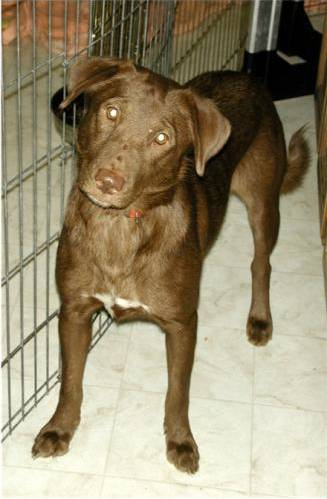
#> input picture Lab3/dog.1.jpg, 327 x 499 px
$ jupyter execute Task2.ipynb
#> lines starting #> are read from the running program, lines starting #| are printed output that depends on the picture
[cell 1]
#Task2:

# 1:Negative

import cv2
import matplotlib.pyplot as plt

# Load the original image
original_image = cv2.imread("dog.1.jpg", 0)
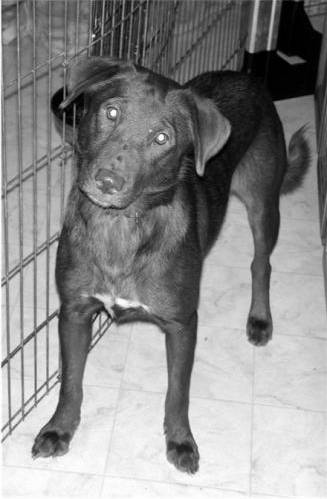
#> original_image: shape (499, 327); min 0, max 255, mean 139.2

# Perform the negative transformation
negative_image = 256 - 1 - original_image
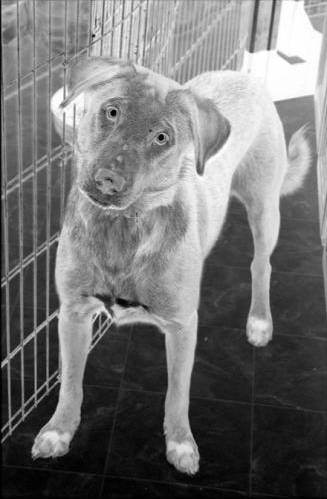
#> negative_image: shape (499, 327); min 0, max 255, mean 115.8

# Display the original and negative images side by side
plt.figure(figsize=(10, 5))  # Create a figure with a specified size
plt.subplot(1, 2, 1)  # Subplot for the original image
plt.imshow(cv2.cvtColor(original_image, cv2.COLOR_BGR2RGB))
plt.title("Original Image")
plt.axis('off')  # Turn off axis labels

plt.subplot(1, 2, 2)  # Subplot for the negative image
plt.imshow(cv2.cvtColor(negative_image, cv2.COLOR_BGR2RGB))
plt.title("Negative Image")
plt.axis('off')

plt.show()  # Show the figure with both images
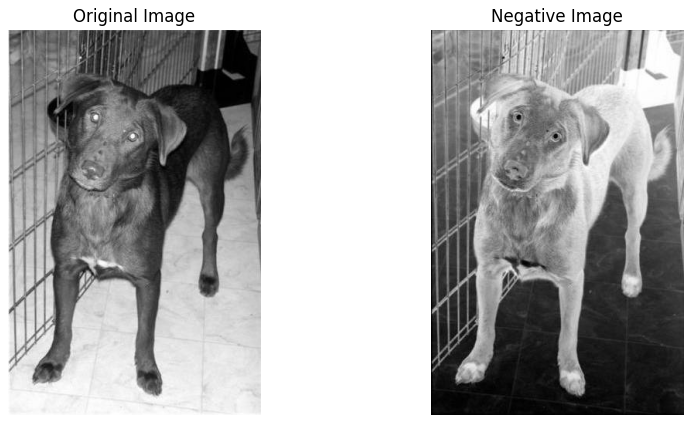
#> figure drawn by matplotlib, 2 panels

[cell 2]
# 2: Log with
import numpy as np

# Load an image
image = cv2.imread('dog.1.jpg', cv2.IMREAD_GRAYSCALE)
# Log Transformation
c = 123
log_transformed = c * (np.log(image + 1))
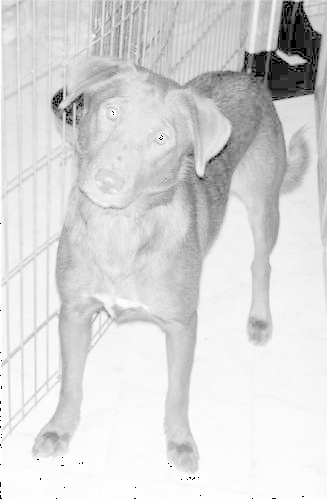
#> log_transformed: shape (499, 327) float16; 0.05% of the values are NaN or infinite; the others: min 0, max 682, mean 578.5; drawn with min black, max white, NaN and infinite black

# Convert to 8-bit unsigned integer format
log_transformed = np.uint8(log_transformed)
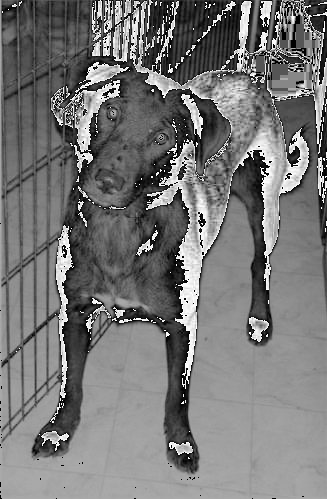
#> log_transformed: shape (499, 327); min 0, max 255, mean 118.4

# Display the original and negative images side by side
plt.figure(figsize=(10, 5))  # Create a figure with a specified size
plt.subplot(1, 2, 1)  # Subplot for the original image
plt.imshow(cv2.cvtColor(image, cv2.COLOR_BGR2RGB))
plt.title("Original Image")
plt.axis('off')  # Turn off axis labels

plt.subplot(1, 2, 2)
plt.imshow(cv2.cvtColor(log_transformed, cv2.COLOR_BGR2RGB))
plt.title("log_transformed")
plt.axis('off')
plt.show()
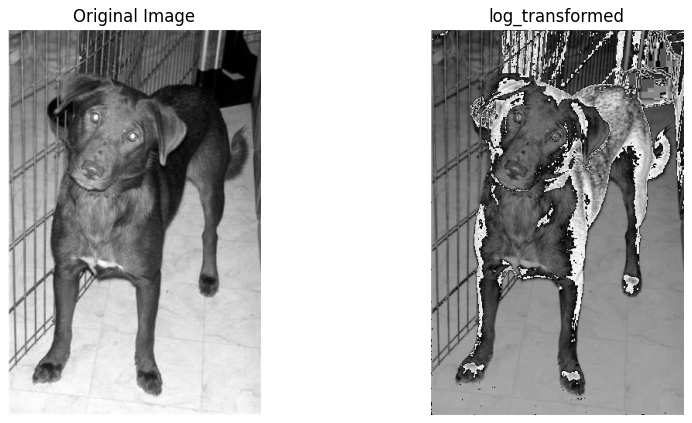
#> figure drawn by matplotlib, 2 panels

[cell 3]
# 3:Power law

# Read an image
image = cv2.imread('dog.1.jpg', cv2.IMREAD_GRAYSCALE)

# Apply gamma correction (e.g., gamma = 1.5)
gamma = 2

adjusted_image = np.power(image / 255.0, gamma) * 255.0
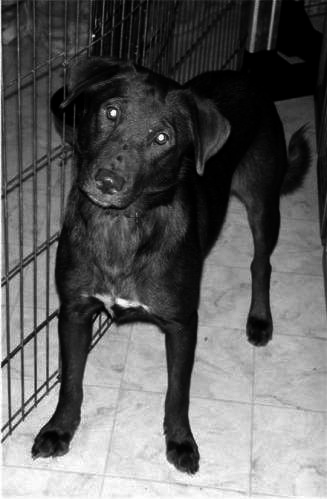
#> adjusted_image: shape (499, 327) float64; min 0, max 255, mean 96.7
adjusted_image = adjusted_image.astype(np.uint8)

plt.figure(figsize=(10, 5))  # Create a figure with a specified size
plt.subplot(1, 2, 2)  # Subplot for the original image
plt.imshow(cv2.cvtColor(adjusted_image, cv2.COLOR_BGR2RGB))
plt.title("adjusted_image gamma =2")

plt.subplot(1, 3, 1)  # Subplot for the original image
plt.imshow(cv2.cvtColor(image, cv2.COLOR_BGR2RGB))
plt.title("Original Image")
plt.axis('off')
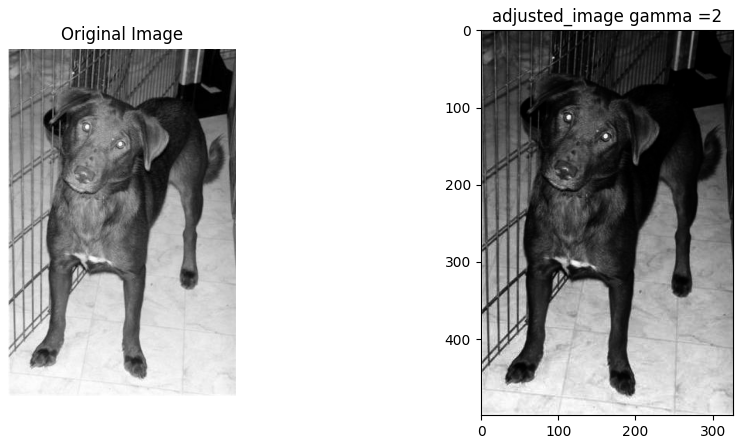
#> figure drawn by matplotlib, 2 panels

$ run again, with Lab3/cat.1.jpg copied over Lab3/dog.1.jpg
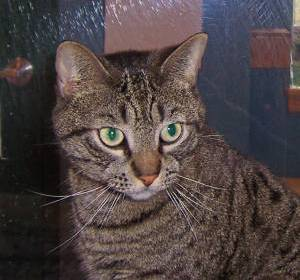
#> input picture Lab3/cat.1.jpg, 300 x 280 px
#> `adjusted_image = np.power(image / 255.0, gamma) * 255.0`:
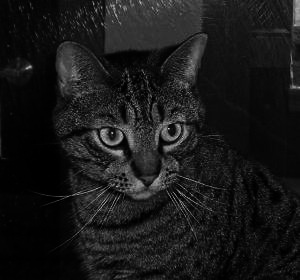
#> adjusted_image: shape (280, 300) float64; min 0, max 220.3, mean 25.2
#> `[cell 3] # 3:Power law  # Read an image image = cv2.imread('dog.1.jpg'..`:
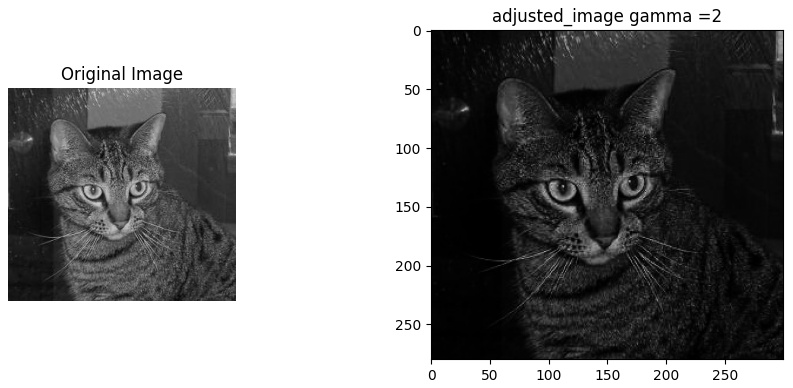
#> figure drawn by matplotlib, 2 panels
